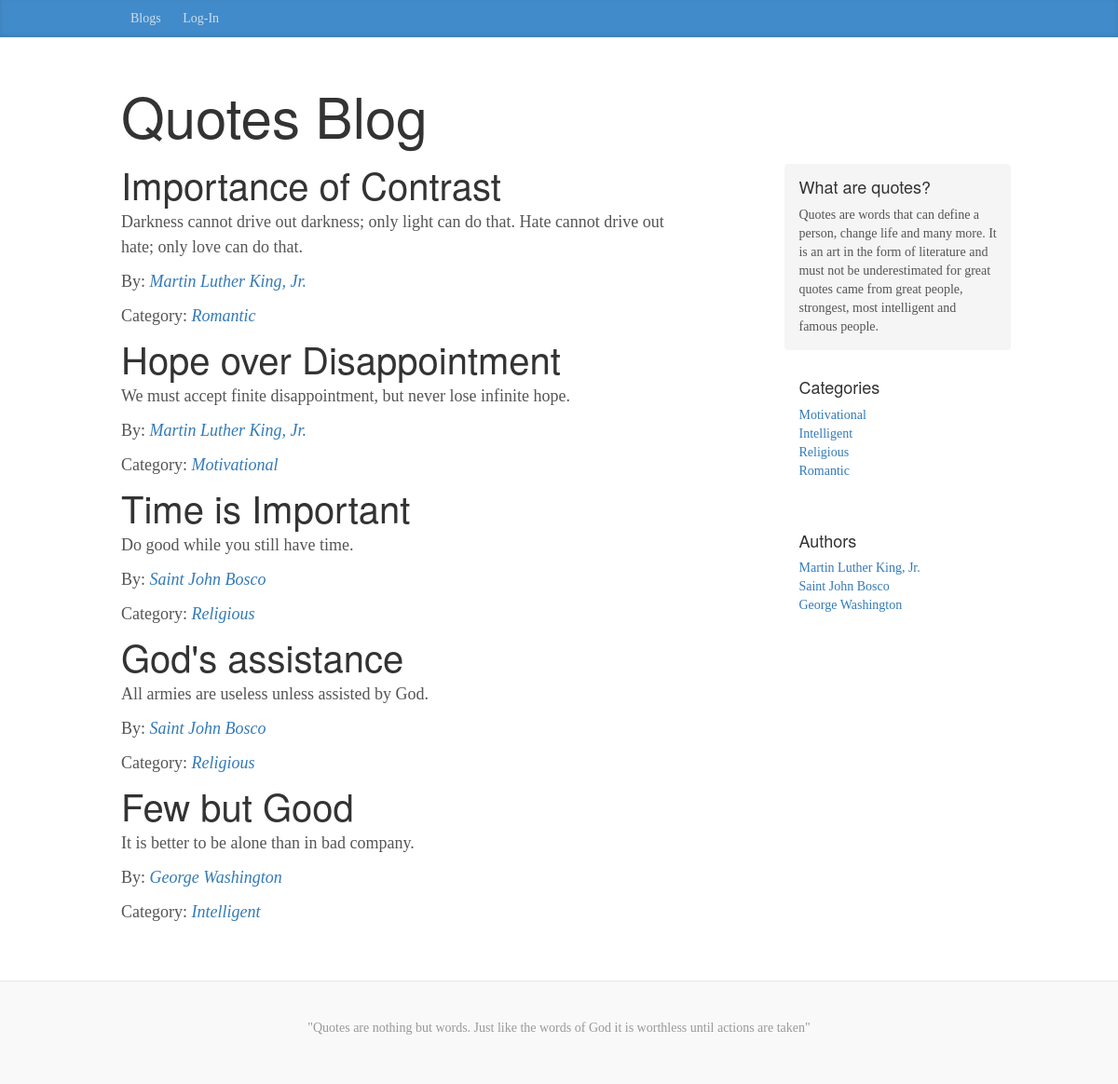
The page / on the database its author committed.
### myblog/models.py (models this page shows, shortened)
class Blog(models.Model):
	title = models.CharField(max_length=100, unique=True)
	author = models.ForeignKey('myblog.Author')
	slug = models.SlugField(max_length=100, unique=True)
	body = models.TextField()
	posted = models.DateField(db_index=True, auto_now_add=True)
	category=models.ForeignKey('myblog.Category') # Defined as a foreign key in Category table

class Author(models.Model):
	name = models.CharField(max_length=100, db_index=True)
	slug = models.SlugField(max_length=100, db_index=True)
	def __unicode__(self): # Sets the text reference for each record
		return '%s' % self.name
	@permalink # Returns the URL
	def get_absolute_url(self):
		return ('view_blog_author', None, {'slug': self.slug})

class Category(models.Model):
	title = models.CharField(max_length=100, db_index=True)
	slug = models.SlugField(max_length=100, db_index=True)
	def __unicode__(self): # Sets the text reference for each record
		return '%s' % self.title
	@permalink # Returns the URL
	def get_absolute_url(self):
		return ('view_blog_category', None, {'slug': self.slug})

### myblog/views.py (the view)
# urls.py: url(r'^$', 'myblog.views.index'),
def index(request):
	return render_to_response('index.html', { # sets the template file that we are going to be using
		'categories': Category.objects.all(), # queries the database for categories
		'authors': Author.objects.all(),
		'posts': Blog.objects.all()[:5] # queries the database for posts
	})

### templates/index.html (shortened to what this page needs)
{% extends 'base.html' %}
{% block content %}
	{% if posts %}
		{% for post in posts %}
			<h2 class="blog-post-title">{{ post.title }}</h2>
			<p>{{ post.body }}</p>
			<p>By: <i><a href="{{ post.author.get_absolute_url }}">{{ post.author }}</a></i></p>
			<p>Category: <i><a href="{{ post.category.get_absolute_url }}">{{ post.category }}</a></i></p>
		{% endfor %}
	{% endif %}
{% endblock %}

### templates/base.html (shortened to what this page needs)
{% load staticfiles %}
<!DOCTYPE html>
<html lang="en">
  <head>
    <link href="{% static 'css/bootstrap.min.css' %}" rel="stylesheet">
    <link href="{% static 'css/blog.css' %}" rel="stylesheet">
  </head>
  <body>
    <div class="blog-masthead">
      <div class="container">
        <nav class="blog-nav">
          <a class="blog-nav-item" href="/">Blogs</a>
          <a class="blog-nav-item" href="/admin/">Log-In</a>
        </nav>
      </div>
    </div>
    <div class="container">
      <div class="blog-header">
        <h1 class="blog-title">Quotes Blog</h1>
      </div>
      <div class="row">
        <div class="col-sm-8 blog-main">
          <div class="blog-post">
          	{% block content %}
			{% endblock %}
          </div>
        </div>
        <div class="col-sm-3 col-sm-offset-1 blog-sidebar">
          <div class="sidebar-module sidebar-module-inset">
            <h4>What are quotes?</h4>
            <p>Quotes are words that can define a person, change life and many more. It is an art in the form of literature and must not be underestimated for great quotes came from great people, strongest, most intelligent and famous people.</p>
          </div>
          <div class="sidebar-module">
            <h4>Categories</h4>
            {% if categories %}
            <ol class="list-unstyled">
              {% for category in categories %}
				<li><a href="{{ category.get_absolute_url }}">{{ category.title }}</a></li>
				{% endfor %}
            </ol>
            {% else %}
				<p>There are no posts</p>
			{% endif %}
          </div>
          <div class="sidebar-module">
            <h4>Authors</h4>
            {% if authors %}
            <ol class="list-unstyled">
              {% for author in authors %}
				<li><a href="{{ author.get_absolute_url }}">{{ author.name }}</a></li>
				{% endfor %}
            </ol>
            {% else %}
				<p>There are no posts</p>
			{% endif %}
          </div>
        </div>
      </div>
    </div>
    <div class="blog-footer">
      <p>
       "Quotes are nothing but words. Just like the words of God it is worthless until actions are taken"
      </p>
    </div>
  </body>
</html>

### static/css/blog.css (style rules this page uses)
body { font-family: Georgia, "Times New Roman", Times, serif; color: #555; }
h1, .h1, h2, .h2, h3, .h3, h4, .h4, h5, .h5, h6, .h6 { margin-top: 0; font-family: "Helvetica Neue", Helvetica, Arial, sans-serif; font-weight: normal; color: #333; }
@media (min-width: 1200px) { .container { width: 970px; } }
.blog-masthead { background-color: #428bca; box-shadow: inset 0 -2px 5px rgba(0,0,0,.1); }
.blog-nav-item { position: relative; display: inline-block; padding: 10px; font-weight: 500; color: #cdddeb; }
.blog-header { padding-top: 20px; padding-bottom: 20px; }
.blog-title { margin-top: 30px; margin-bottom: 0; font-size: 60px; font-weight: normal; }
.blog-main { font-size: 18px; line-height: 1.5; }
.sidebar-module { padding: 15px; margin: 0 -15px 15px; }
.sidebar-module-inset { padding: 15px; background-color: #f5f5f5; border-radius: 4px; }
.sidebar-module-inset p:last-child, .sidebar-module-inset ul:last-child, .sidebar-module-inset ol:last-child { margin-bottom: 0; }
.blog-post { margin-bottom: 60px; }
.blog-post-title { margin-bottom: 5px; font-size: 40px; }
.blog-footer { padding: 40px 0; color: #999; text-align: center; background-color: #f9f9f9; border-top: 1px solid #e5e5e5; }

### rows shown on the page
Blog: title "Importance of Contrast", body "Darkness cannot drive out darkness; only light can do that. Hate cannot drive out hate; only love can do that.", author "Martin Luther King, Jr.", category "Romantic"
Blog: title "Hope over Disappointment", body "We must accept finite disappointment, but never lose infinite hope.", author "Martin Luther King, Jr.", category "Motivational"
Blog: title "Time is Important", body "Do good while you still have time.", author "Saint John Bosco", category "Religious"
Blog: title "God's assistance", body "All armies are useless unless assisted by God.", author "Saint John Bosco", category "Religious"
Blog: title "Few but Good", body "It is better to be alone than in bad company.", author "George Washington", category "Intelligent"
Category: title "Motivational"
Category: title "Intelligent"
Category: title "Religious"
Category: title "Romantic"
Author: name "Martin Luther King, Jr."
Author: name "Saint John Bosco"
Author: name "George Washington"
